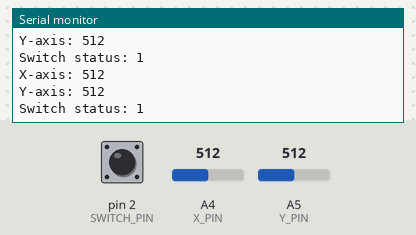
Simulated run of this sketch. Board: Arduino Uno, built with avr-gcc and run on an emulated ATmega328P. Parts: the last lines printed to the serial monitor. The inputs (shaded band) are chosen by the test bench; at power-on: A4 (X_PIN) = 512, A5 (Y_PIN) = 512, pin 2 (SWITCH_PIN) HIGH.

Above: at 1.8 s.
1.9 s: A4 (X_PIN) set to 716
At 2.8 s:
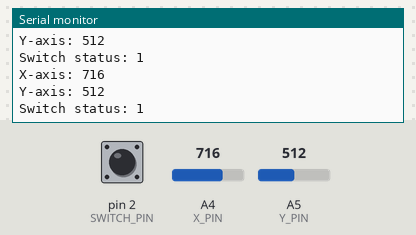
3.4 s: A5 (Y_PIN) set to 716
At 4.7 s:
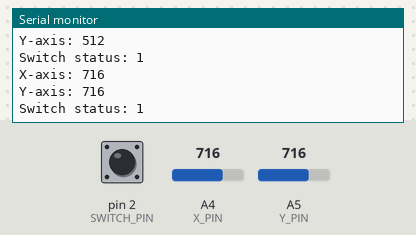
4.9 s: pin 2 (SWITCH_PIN) pulled LOW for 1.2 s
At 5.7 s:
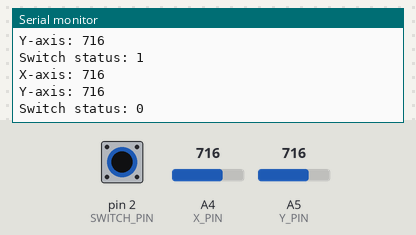
7.6 s: A4 (X_PIN) set to 900
At 8.8 s:
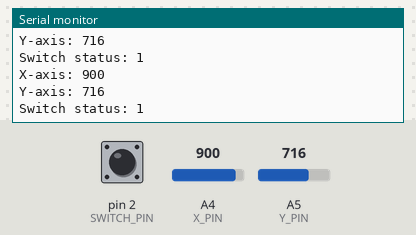
9.1 s: A5 (Y_PIN) set to 900
At 10.8 s:
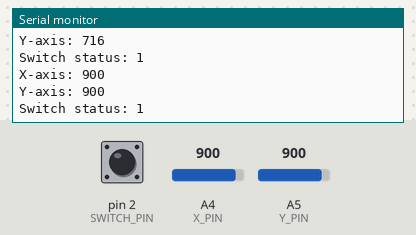
Timing chart, 0 to 11.6 s (numbered marks = the images above; inputs shaded):
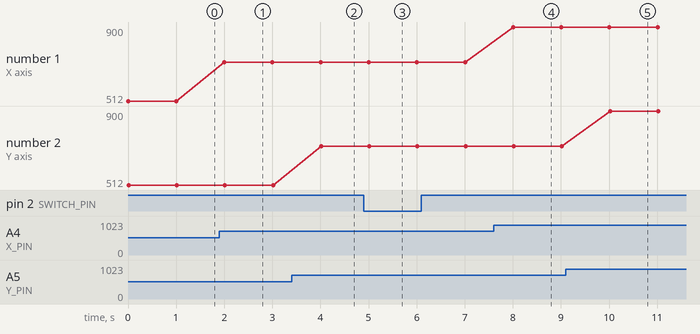

Measured:
- after the input at 1.9 s, the serial monitor: prints a new line after 0.10 s (image 1)
- after the input at 3.4 s, the serial monitor: prints a new line after 0.62 s (image 2)
- after the input at 4.9 s, the serial monitor: prints a new line after 0.13 s (image 3)
- after the input at 7.6 s, the serial monitor: prints a new line after 0.41 s (image 4)
- after the input at 9.1 s, the serial monitor: prints a new line after 0.92 s (image 5)
- plotted number 1: 512 → 716 after the input at 1.9 s, 716 → 900 after the input at 7.6 s

The sketch:

joystick_demo.ino
```cpp
// Program to read joystick values

#define X_PIN 4
#define Y_PIN 5
#define SWITCH_PIN 2

void setup() {
  Serial.begin(9600);
  pinMode(SWITCH_PIN, INPUT);
  digitalWrite(SWITCH_PIN, HIGH);
}

void loop() {
  Serial.print("X-axis: ");
  Serial.print(analogRead(X_PIN));
  Serial.print("\n");
  Serial.print("Y-axis: ");
  Serial.println(analogRead(Y_PIN));
  Serial.print("\n");
  Serial.print("Switch status: ");
  Serial.print(digitalRead(SWITCH_PIN));
  Serial.print("\n\n");
  delay(1000);
}
```
